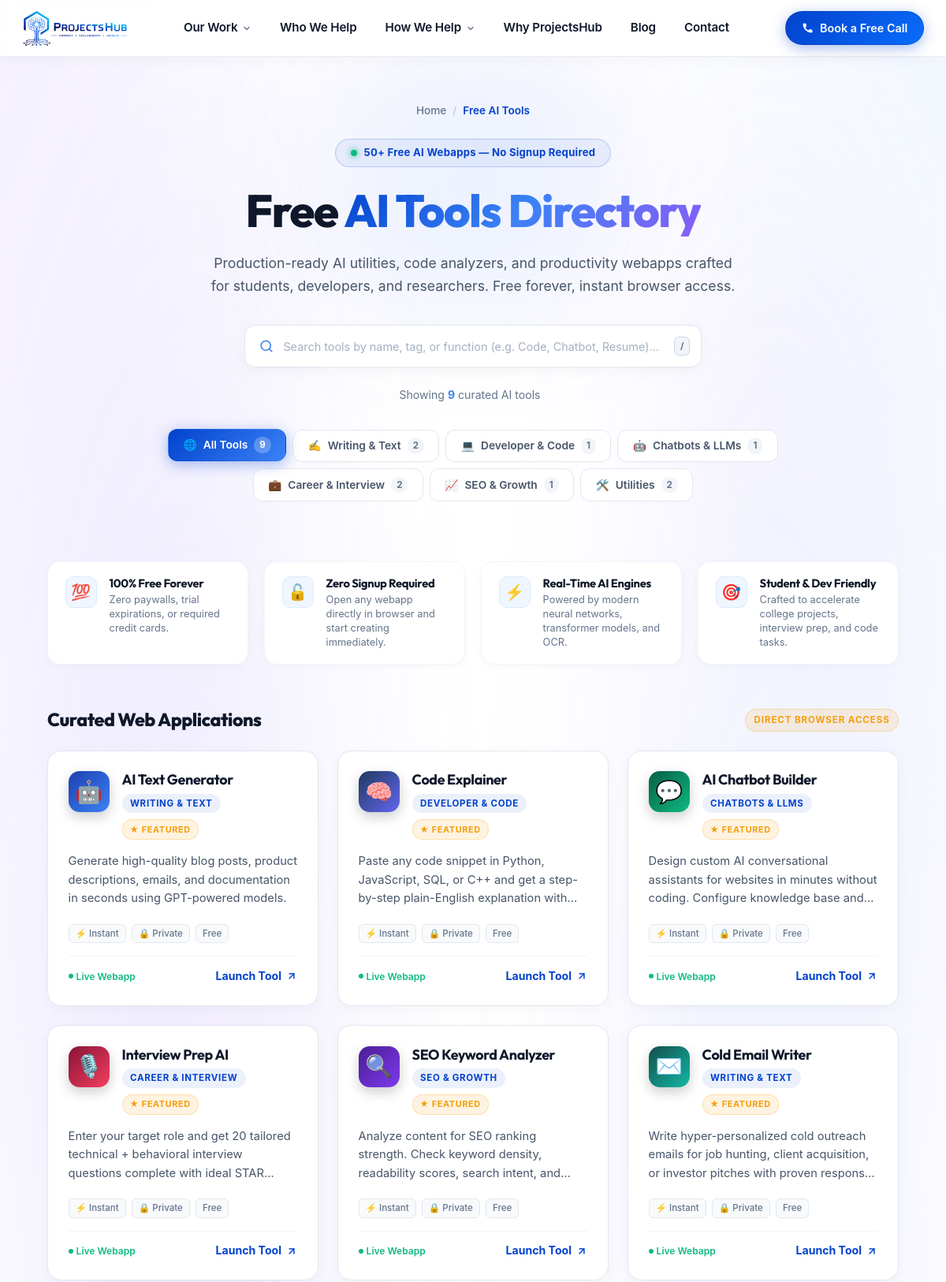
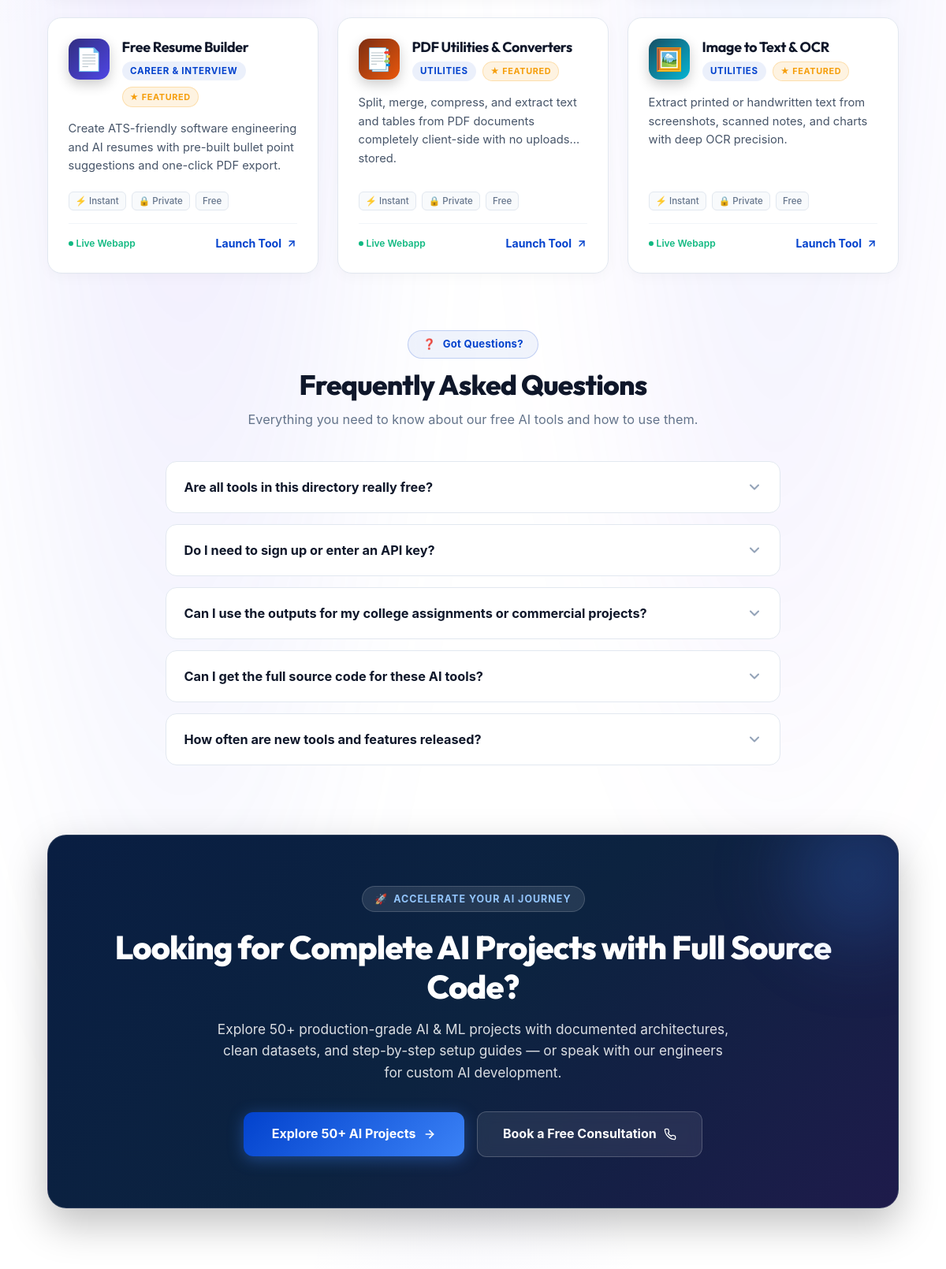
/tools/ (upper part), run on the app's committed database (2 pictures, top to bottom).
### core/models.py (models this page shows, shortened)
class ToolCategory(models.Model):
    name = models.CharField(max_length=100, unique=True)
    slug = models.SlugField(max_length=120, unique=True, blank=True)
    order = models.PositiveIntegerField(default=0)
    class Meta:
        ordering = ['order', 'name']
        verbose_name = 'Tool Category'
        verbose_name_plural = 'Tool Categories'

class AITool(models.Model):
    name = models.CharField(max_length=150)
    slug = models.SlugField(max_length=180, unique=True, blank=True)
    description = models.TextField()
    category = models.ForeignKey(ToolCategory, on_delete=models.SET_NULL, null=True, blank=True, related_name='tools')
    category_slug = models.CharField(max_length=50, default='all', help_text="e.g. text, dev, chat, career, seo")
    icon = models.CharField(max_length=50, default='🤖', help_text="Emoji or icon code")
    icon_bg_gradient = models.CharField(max_length=100, default='linear-gradient(135deg, #1e40af, #3b82f6)')
    image = models.ImageField(upload_to='tools/', blank=True, null=True)
    external_url = models.URLField(default='https://tools.projectshub.co.in/')
    is_free = models.BooleanField(default=True)
    featured = models.BooleanField(default=False)
    is_published = models.BooleanField(default=True)
    sort_order = models.PositiveIntegerField(default=0)
    created_at = models.DateTimeField(auto_now_add=True)
    class Meta:
        ordering = ['sort_order', 'name']
        verbose_name = 'Free AI Tool'
        verbose_name_plural = 'Free AI Tools'
    @property
    def url(self):
        return self.external_url

### core/views.py (the view)
# urls.py: path('tools/', views.tools_page, name='tools'),
def tools_page(request):
    categories = ToolCategory.objects.annotate(
        tool_count=Count('tools', filter=Q(tools__is_published=True))
    ).order_by('order')
    tools = AITool.objects.filter(is_published=True).select_related('category').order_by('sort_order', 'name')
    featured_tools = [t for t in tools if t.featured]
    context = {
        'categories': categories,
        'tools': tools,
        'featured_tools': featured_tools,
        'total_count': len(tools),
    }
    return render(request, 'core/tools.html', context)

### core/models.py (called while the page is built)
    @classmethod
    def get_settings(cls):
        obj, _ = cls.objects.get_or_create(id=1)
        return obj

### core/seo.py (called while the page is built)
def get_base_url(request=None):
    if request:
        try:
            return request.build_absolute_uri('/').rstrip('/')
        except Exception:
            pass
    site_url = getattr(settings, 'SITE_URL', '').rstrip('/')
    if site_url:
        return site_url
    return DEFAULT_DOMAIN.rstrip('/')

def build_breadcrumbs_schema(items, base_url):
    elements = []
    for idx, (name, path) in enumerate(items, start=1):
        elements.append({
            "@type": "ListItem",
            "position": idx,
            "name": name,
            "item": f"{base_url}{path}" if path.startswith('/') else path
        })
    return {
        "@context": "https://schema.org",
        "@type": "BreadcrumbList",
        "itemListElement": elements
    }

### templates/core/tools.html (shortened to what this page needs)
{% extends 'core/base.html' %}
{% load static %}
{% block extra_css %}
<link rel="stylesheet" href="{% static 'css/tools.css' %}?v=3" />
{% endblock %}
{% block content %}
<div class="tools-page">
  <section class="tools-hero" aria-labelledby="toolsHeroTitle">
    <nav class="tools-breadcrumb" aria-label="Breadcrumb">
      <a href="{% url 'index' %}">Home</a>
      <span class="tools-breadcrumb-sep">/</span>
      <span class="tools-breadcrumb-current">Free AI Tools</span>
    </nav>
    <div class="tools-badge">
      <span class="tools-badge__dot"></span>
      50+ Free AI Webapps &mdash; No Signup Required
    </div>
    <h1 class="tools-title" id="toolsHeroTitle">
      Free <span class="tools-title__gradient">AI Tools Directory</span>
    </h1>
    <p class="tools-desc">
      Production-ready AI utilities, code analyzers, and productivity webapps crafted for students, developers, and researchers. Free forever, instant browser access.
    </p>
    <div class="tools-search-wrap">
      <div class="tools-search-bar" id="toolsSearchBar">
        <svg class="tools-search-icon" width="18" height="18" viewBox="0 0 24 24" fill="none" stroke="currentColor" stroke-width="2.2" stroke-linecap="round" stroke-linejoin="round" aria-hidden="true">
          <circle cx="11" cy="11" r="8"></circle>
          <line x1="21" y1="21" x2="16.65" y2="16.65"></line>
        </svg>
        <input
          type="text"
          id="toolSearchInput"
          class="tools-search-input"
          placeholder="Search tools by name, tag, or function (e.g. Code, Chatbot, Resume)..."
          aria-label="Search tools"
          autocomplete="off"
        />
        <kbd class="tools-search-kbd" title="Press / to focus">/</kbd>
      </div>
    </div>
    <div class="tools-count-bar" aria-live="polite">
      <span>Showing <strong id="visibleCount">{{ total_count|default:tools.count }}</strong> curated AI tools</span>
    </div>
    <div class="tools-tabs" id="toolTabs" role="tablist" aria-label="Filter tools by category">
      <button class="tools-tab active" data-cat="all" role="tab" aria-selected="true">
        <span>🌐</span> All Tools
        <span class="tab-count" id="countAll">{{ total_count|default:tools.count }}</span>
      </button>
      {% if categories %}
        {% for cat in categories %}
        <button class="tools-tab" data-cat="{{ cat.slug }}" role="tab" aria-selected="false">
          {% if cat.slug == 'text' %}<span>✍️</span>
          {% elif cat.slug == 'dev' %}<span>💻</span>
          {% elif cat.slug == 'chat' %}<span>🤖</span>
          {% elif cat.slug == 'career' %}<span>💼</span>
          {% elif cat.slug == 'seo' %}<span>📈</span>
          {% elif cat.slug == 'utils' %}<span>🛠️</span>
          {% else %}<span>⚡</span>
          {% endif %}
          {{ cat.name }}
          <span class="tab-count">{{ cat.tool_count }}</span>
        </button>
        {% endfor %}
      {% endif %}
    </div>
  </section>
  <section class="tools-trust-strip" aria-label="Tool benefits">
    <div class="tools-trust-item">
      <div class="tools-trust-icon">💯</div>
      <div>
        <h4 class="tools-trust-title">100% Free Forever</h4>
        <p class="tools-trust-desc">Zero paywalls, trial expirations, or required credit cards.</p>
      </div>
    </div>
    <div class="tools-trust-item">
      <div class="tools-trust-icon">🔓</div>
      <div>
        <h4 class="tools-trust-title">Zero Signup Required</h4>
        <p class="tools-trust-desc">Open any webapp directly in browser and start creating immediately.</p>
      </div>
    </div>
    <div class="tools-trust-item">
      <div class="tools-trust-icon">⚡</div>
      <div>
        <h4 class="tools-trust-title">Real-Time AI Engines</h4>
        <p class="tools-trust-desc">Powered by modern neural networks, transformer models, and OCR.</p>
      </div>
    </div>
    <div class="tools-trust-item">
      <div class="tools-trust-icon">🎯</div>
      <div>
        <h4 class="tools-trust-title">Student &amp; Dev Friendly</h4>
        <p class="tools-trust-desc">Crafted to accelerate college projects, interview prep, and code tasks.</p>
      </div>
    </div>
  </section>
  <section aria-labelledby="allToolsHeading">
    <div class="tools-section-header">
      <h2 class="tools-section-title" id="allToolsHeading">
        <span>Curated Web Applications</span>
      </h2>
      <span class="tools-section-badge">Direct Browser Access</span>
    </div>
    <div class="tools-grid" id="toolsGrid">
      {% if tools %}
        {% for tool in tools %}
        <a
          href="{{ tool.external_url|default:tool.url|default:'https://tools.projectshub.co.in/' }}"
          target="_blank"
          rel="noopener noreferrer"
          class="tool-card"
          data-cat="{{ tool.category.slug|default:tool.category_slug|default:'all' }}"
          data-title="{{ tool.name|lower }}"
          data-desc="{{ tool.description|lower }}"
        >
          <div class="tool-card__header">
            <div class="tool-card__icon"{% if tool.icon_bg_gradient %} data-bg="{{ tool.icon_bg_gradient }}"{% endif %}>
              {{ tool.icon|default:'⚡' }}
            </div>
            <div class="tool-card__info">
              <h3 class="tool-card__name">{{ tool.name }}</h3>
              <div class="tool-card__meta">
                <span class="tool-card__tag">{{ tool.category.name|default:'AI Tool' }}</span>
                {% if tool.featured %}
                <span class="tool-card__featured-badge">★ Featured</span>
                {% endif %}
              </div>
            </div>
          </div>
          <p class="tool-card__desc">{{ tool.description }}</p>
          <div class="tool-card__features">
            <span class="tool-feature-pill">⚡ Instant</span>
            <span class="tool-feature-pill">🔒 Private</span>
            <span class="tool-feature-pill">Free</span>
          </div>
          <div class="tool-card__footer">
            <span class="tool-card__status">Live Webapp</span>
            <span class="tool-card__cta">
              Launch Tool
              <svg width="14" height="14" viewBox="0 0 24 24" fill="none" stroke="currentColor" stroke-width="2.5" stroke-linecap="round" stroke-linejoin="round" aria-hidden="true">
                <line x1="7" y1="17" x2="17" y2="7"></line>
                <polyline points="7 7 17 7 17 17"></polyline>
              </svg>
            </span>
          </div>
        </a>
        {% endfor %}
      {% endif %}
    </div>
  </section>
  <section class="tools-faq-section" aria-labelledby="toolsFaqTitle">
    <div class="tools-faq-header">
      <div class="tools-badge" style="margin-bottom: 0.75rem;">
        <span>❓</span> Got Questions?
      </div>
      <h2 class="tools-faq-title" id="toolsFaqTitle">Frequently Asked Questions</h2>
      <p class="tools-faq-sub">Everything you need to know about our free AI tools and how to use them.</p>
    </div>
    <div class="tools-faq-list" id="faqAccordion">
      <div class="tools-faq-item">
        <button type="button" class="tools-faq-question" aria-expanded="false">
          <span>Are all tools in this directory really free?</span>
          <svg class="tools-faq-icon" viewBox="0 0 24 24" fill="none" stroke="currentColor" stroke-width="2.5" stroke-linecap="round" stroke-linejoin="round" aria-hidden="true">
            <polyline points="6 9 12 15 18 9"></polyline>
          </svg>
        </button>
      </div>
      <div class="tools-faq-item">
        <button type="button" class="tools-faq-question" aria-expanded="false">
          <span>Do I need to sign up or enter an API key?</span>
          <svg class="tools-faq-icon" viewBox="0 0 24 24" fill="none" stroke="currentColor" stroke-width="2.5" stroke-linecap="round" stroke-linejoin="round" aria-hidden="true">
            <polyline points="6 9 12 15 18 9"></polyline>
          </svg>
        </button>
      </div>
      <div class="tools-faq-item">
        <button type="button" class="tools-faq-question" aria-expanded="false">
          <span>Can I use the outputs for my college assignments or commercial projects?</span>
          <svg class="tools-faq-icon" viewBox="0 0 24 24" fill="none" stroke="currentColor" stroke-width="2.5" stroke-linecap="round" stroke-linejoin="round" aria-hidden="true">
            <polyline points="6 9 12 15 18 9"></polyline>
          </svg>
        </button>
      </div>
      <div class="tools-faq-item">
        <button type="button" class="tools-faq-question" aria-expanded="false">
          <span>Can I get the full source code for these AI tools?</span>
          <svg class="tools-faq-icon" viewBox="0 0 24 24" fill="none" stroke="currentColor" stroke-width="2.5" stroke-linecap="round" stroke-linejoin="round" aria-hidden="true">
            <polyline points="6 9 12 15 18 9"></polyline>
          </svg>
        </button>
      </div>
      <div class="tools-faq-item">
        <button type="button" class="tools-faq-question" aria-expanded="false">
          <span>How often are new tools and features released?</span>
          <svg class="tools-faq-icon" viewBox="0 0 24 24" fill="none" stroke="currentColor" stroke-width="2.5" stroke-linecap="round" stroke-linejoin="round" aria-hidden="true">
            <polyline points="6 9 12 15 18 9"></polyline>
          </svg>
        </button>
      </div>
    </div>
  </section>
  <section class="tools-cta-wrap" aria-label="Next steps">
    <div class="tools-cta-box">
      <div class="tools-cta-badge">
        <span>🚀</span> Accelerate Your AI Journey
      </div>
      <h2 class="tools-cta-title">Looking for Complete AI Projects with Full Source Code?</h2>
      <p class="tools-cta-desc">
        Explore 50+ production-grade AI &amp; ML projects with documented architectures, clean datasets, and step-by-step setup guides &mdash; or speak with our engineers for custom AI development.
      </p>
      <div class="tools-cta-actions">
        <a href="{% url 'projects' %}" class="tools-cta-btn-primary">
          <span>Explore 50+ AI Projects</span>
          <svg width="16" height="16" viewBox="0 0 24 24" fill="none" stroke="currentColor" stroke-width="2.5" stroke-linecap="round" stroke-linejoin="round" aria-hidden="true">
            <line x1="5" y1="12" x2="19" y2="12"></line>
            <polyline points="12 5 19 12 12 19"></polyline>
          </svg>
        </a>
        <a href="{% url 'index' %}#consultation" class="tools-cta-btn-secondary">
          <span>Book a Free Consultation</span>
        </a>
      </div>
    </div>
  </section>
</div>
{% endblock %}

### static/css/modern-design-system.css (style rules this page uses)
:root { --ph-primary: #6366f1; --ph-primary-hover: #4f46e5; --ph-primary-glow: rgba(99, 102, 241, 0.35); --ph-cyan: #06b6d4; --ph-cyan-hover: #0891b2; --ph-cyan-glow: rgba(6, 182, 212, 0.35); --ph-violet: #8b5cf6; --ph-violet-glow: rgba(139, 92, 246, 0.35); --ph-amber: #f59e0b; --ph-emerald: #10b981; --ph-rose: #f43f5e; --ph-teal: #14b8a6; --ph-blue: #3b82f6; --ph-font-sans: 'Plus Jakarta Sans', 'Inter', 'Outfit', -apple-system, BlinkMacSystemFont, 'Segoe UI', Roboto, sans-serif; --ph-font-heading: 'Outfit', 'Plus Jakarta Sans', 'Lexend Deca', sans-serif; --ph-font-mono: 'JetBrains Mono', 'Fira Code', monospace; --ph-bg-base: #f8fafc; --ph-bg-subtle: #f1f5f9; --ph-bg-surface: rgba(255, 255, 255, 0.94); --ph-bg-surface-hover: #ffffff; --ph-bg-card: #ffffff; --ph-bg-glass: rgba(0, 0, 0, 0.03); --ph-border: rgba(0, 0, 0, 0.1); --ph-border-glow: rgba(99, 102, 241, 0.2); --ph-border-focus: #4f46e5; --ph-text-primary: #0f172a; --ph-text-secondary: #334155; --ph-text-muted: #64748b; --ph-text-inverse: #ffffff; --ph-shadow-sm: 0 2px 8px rgba(0, 0, 0, 0.06); --ph-shadow-md: 0 8px 24px -4px rgba(0, 0, 0, 0.08); --ph-shadow-lg: 0 16px 44px -8px rgba(0, 0, 0, 0.12); --ph-shadow-glow: 0 0 30px -4px rgba(99, 102, 241, 0.18); --ph-nav-bg: rgba(255, 255, 255, 0.9); }
html.light, body.light, html, body { --ph-bg-base: #f8fafc; --ph-bg-subtle: #f1f5f9; --ph-bg-surface: rgba(255, 255, 255, 0.94); --ph-bg-surface-hover: #ffffff; --ph-bg-card: #ffffff; --ph-bg-glass: rgba(0, 0, 0, 0.03); --ph-border: rgba(0, 0, 0, 0.1); --ph-border-glow: rgba(99, 102, 241, 0.2); --ph-border-focus: #4f46e5; --ph-text-primary: #0f172a; --ph-text-secondary: #334155; --ph-text-muted: #64748b; --ph-text-inverse: #ffffff; --ph-shadow-sm: 0 2px 8px rgba(0, 0, 0, 0.06); --ph-shadow-md: 0 8px 24px -4px rgba(0, 0, 0, 0.08); --ph-shadow-lg: 0 16px 44px -8px rgba(0, 0, 0, 0.12); --ph-shadow-glow: 0 0 30px -4px rgba(99, 102, 241, 0.18); --ph-nav-bg: rgba(255, 255, 255, 0.9); }
*, *::before, *::after { box-sizing: border-box; }
html { height: 100%; background-color: var(--ph-bg-base); }
body { font-family: var(--ph-font-sans); background-color: var(--ph-bg-base); color: var(--ph-text-primary); line-height: 1.6; margin: 0; padding: 0; transition: background-color 0.25s ease, color 0.25s ease; overflow-x: hidden; text-rendering: optimizeLegibility; -webkit-font-smoothing: antialiased; min-height: 100vh; min-height: 100dvh; display: flex; flex-direction: column; }
h1, h2, h3, h4, h5, h6 { font-family: var(--ph-font-heading); color: var(--ph-text-primary); letter-spacing: -0.02em; }

### data on the page
ToolCategory: name "Writing & Text", tool_count "2"
ToolCategory: name "Developer & Code", tool_count "1"
ToolCategory: name "Chatbots & LLMs", tool_count "1"
ToolCategory: name "Career & Interview", tool_count "2"
ToolCategory: name "SEO & Growth", tool_count "1"
ToolCategory: name "Utilities", tool_count "2"
AITool: icon "🤖", name "AI Text Generator", category.name "WRITING & TEXT", featured "★ FEATURED", description "Generate high-quality blog posts, product descriptions, emails, and documentation in seconds using GPT-powered models."
AITool: icon "🧠", name "Code Explainer", category.name "DEVELOPER & CODE", featured "★ FEATURED", description "Paste any code snippet in Python, JavaScript, SQL, or C++ and get a step-by-step plain-English explanation…"
AITool: icon "💬", name "AI Chatbot Builder", category.name "CHATBOTS & LLMS", featured "★ FEATURED", description "Design custom AI conversational assistants for websites in minutes without coding. Configure knowledge base…"
AITool: icon "🎙️", name "Interview Prep AI", category.name "CAREER & INTERVIEW", featured "★ FEATURED", description "Enter your target role and get 20 tailored technical + behavioral interview questions complete with ideal…"
AITool: icon "🔍", name "SEO Keyword Analyzer", category.name "SEO & GROWTH", featured "★ FEATURED", description "Analyze content for SEO ranking strength. Check keyword density, readability scores, search intent,…"
AITool: icon "✉️", name "Cold Email Writer", category.name "WRITING & TEXT", featured "★ FEATURED", description "Write hyper-personalized cold outreach emails for job hunting, client acquisition, or investor pitches with proven…"
AITool: icon "📄", name "Free Resume Builder", category.name "CAREER & INTERVIEW", featured "★ FEATURED", description "Create ATS-friendly software engineering and AI resumes with pre-built bullet point suggestions and one-click PDF export."
AITool: icon "📑", name "PDF Utilities & Converters", category.name "UTILITIES", featured "★ FEATURED", description "Split, merge, compress, and extract text and tables from PDF documents completely client-side with no uploads stored."
AITool: icon "🖼️", name "Image to Text & OCR", category.name "UTILITIES", featured "★ FEATURED", description "Extract printed or handwritten text from screenshots, scanned notes, and charts with deep OCR precision."

### other printed values
{{ total_count|default:tools.count }} "9"
